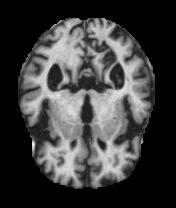
#> input picture Alz_data/train/ModerateDemented/moderateDem0.jpg, 176 x 208 px
$ jupyter execute --allow-errors EDA2.ipynb   (text cells are left out)
#> lines starting #> are read from the running program, lines starting #| are printed output that depends on the picture; pictures that were not available may be replaced by others from this repository, and a replacement may not be noted
[cell 1]
import numpy as np
import matplotlib.pyplot as plt
from PIL import Image
import matplotlib as mpl
from skimage import io, color, filters
from skimage.filters import sobel
from skimage.feature._canny import canny
from skimage.transform import resize, rotate
import pandas as pd
from skimage import io, color, filters, feature, restoration
from skimage.transform import resize, rotate
from skimage import data
from skimage.feature._canny import canny
from PIL import Image
import cv2 as cv
import os
plt.style.use('ggplot')

[cell 2]
img = io.imread('../Alz_data/train/ModerateDemented/moderateDem0.jpg')
#> img is the input picture: shape (208, 176); min 0, max 254, mean 62.4
img.shape
#> Out = (208, 176)

[cell 3]
def read_and_resize(file):
    img = io.imread(file)
    img = resize(img, (32,32))
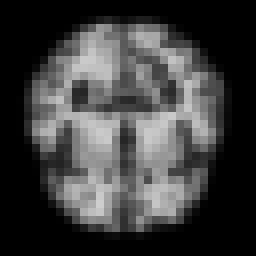
#> img: shape (32, 32) float64 (shown 8 times larger); min 0, max 0.808, mean 0.245
    return img

mod1 = read_and_resize('../Alz_data/train/ModerateDemented/moderateDem0.jpg')
non1 = read_and_resize('../Alz_data/train/NonDemented/nonDem0.jpg')
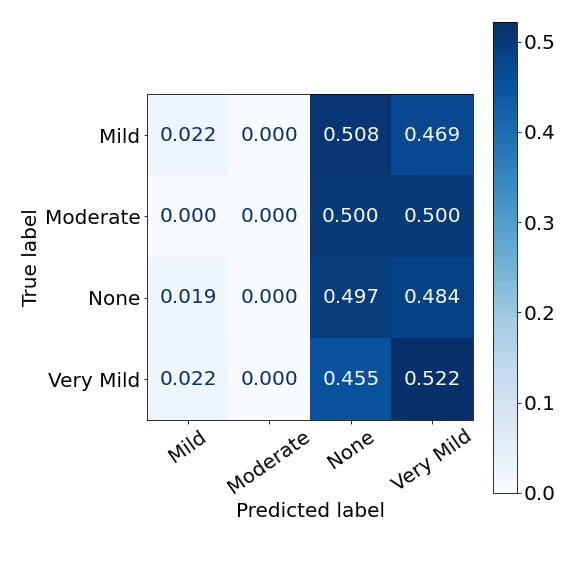
#> input picture notebooks/model_confusion_matrix.png, 576 x 576 px, given in place of nonDem0.jpg, which was not available
#> in read_and_resize, img is the input picture: shape (576, 576, 4); mean R, G, B, A 202.1, 213.1, 225.7, 94.3
#> in read_and_resize (call 2), `img = resize(img, (32,32))`:
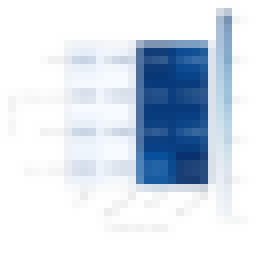
#> img: shape (32, 32, 4) float64 (shown 8 times larger); mean R, G, B, A 0.792, 0.836, 0.885, 0.37; transparent parts drawn white

[cell 4]
mod1

[cell 5]
mod1.shape
#> Out = (32, 32)

[cell 6]
non1.shape
#> Out = (32, 32, 4)

[cell 7]
def make_gray(img):
    img = color.rgb2gray(img)
    return img

def apply_sobel(img):
    return filters.sobel(img)
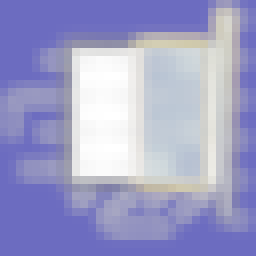
#> returned value: shape (32, 32, 4) float64 (shown 8 times larger); mean of channels 0, 1, 2, 3 0.095, 0.105, 0.399, 0.405; transparent parts drawn white

def apply_canny(img):
    return feature.canny(img, sigma=2)

def restoration_bi(img):
    return restoration.denoise_bilateral(img, sigma_spatial=5)

def restoration_cham(img):
    return restoration.denoise_tv_chambolle(img, weight=.1)

images = [mod1, non1]
